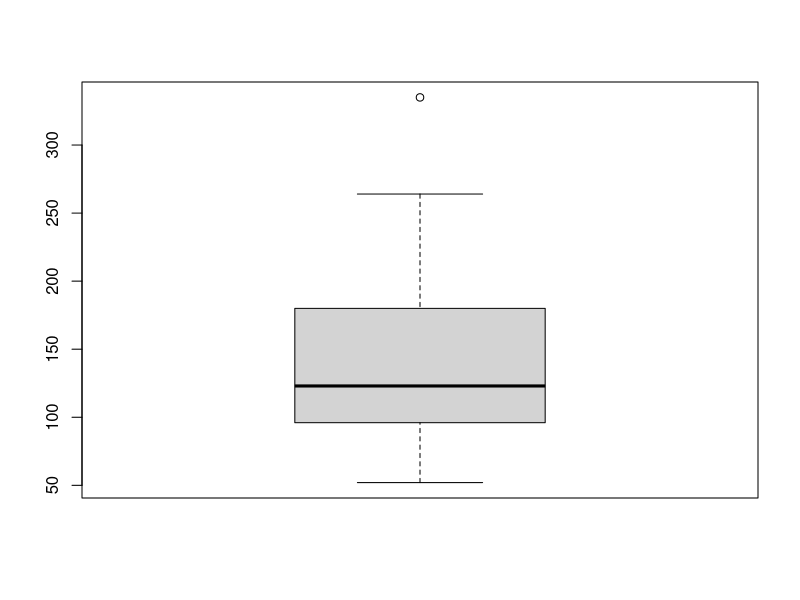
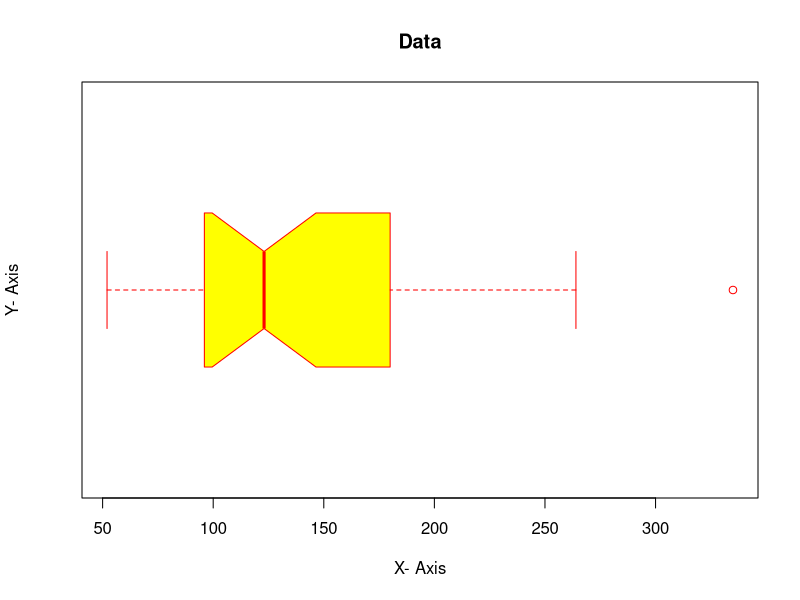
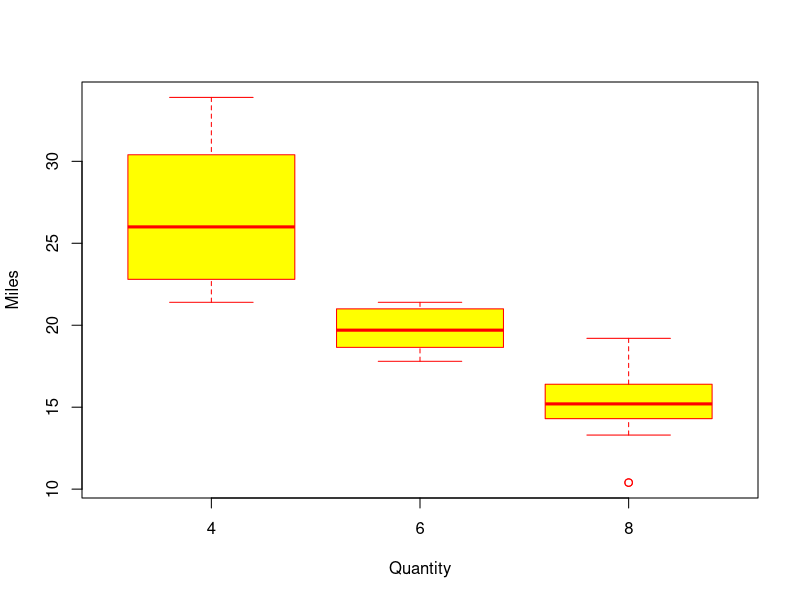
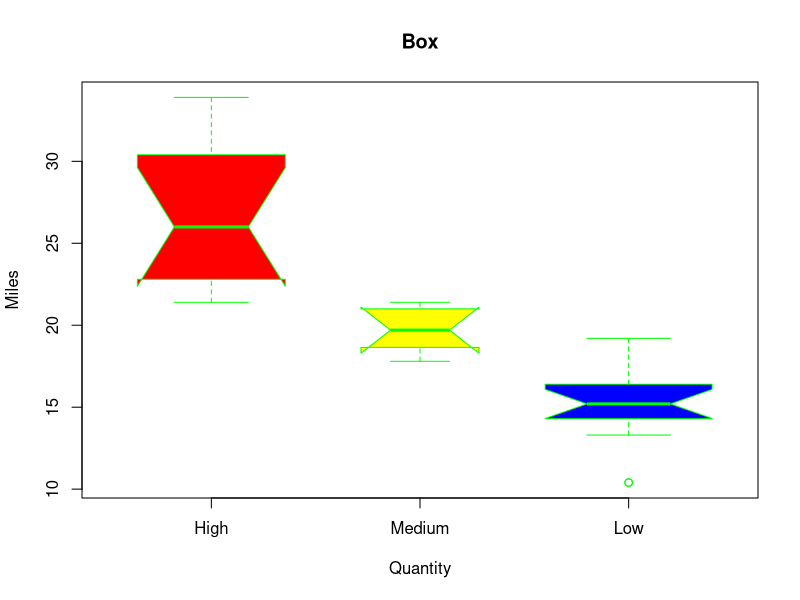

These charts were generated, in order, by the following R code:
# Box Plot in R language

names( mtcars)

boxplot(mtcars$hp)

boxplot(mtcars$hp, main= "Data", xlab= "X- Axis", ylab= "Y- Axis", col= "yellow",
        border= "red", horizontal= TRUE, notch= TRUE)

boxplot(mpg ~ cyl, data= mtcars, xlab= "Quantity", ylab= "Miles", col= "yellow",
        border= "red")

boxplot(mpg ~ cyl, data= mtcars, xlab= "Quantity", ylab= "Miles", main="Box",
        notch= TRUE, varwidth= TRUE, col= c("red", "yellow", "blue"), border= "green",
        names= c("High","Medium","Low"))
